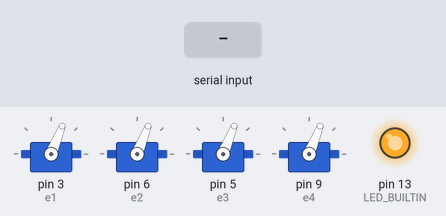
Simulated run of this sketch. Board: Arduino Uno, built with avr-gcc and run on an emulated ATmega328P. Shown: 4 × servo, output pins drawn as LEDs (lit = HIGH). The test bench sets the inputs (shaded band).

Above: at 14.2 s.
14.3 s: "90,45\n" received over Serial
At 15.1 s:
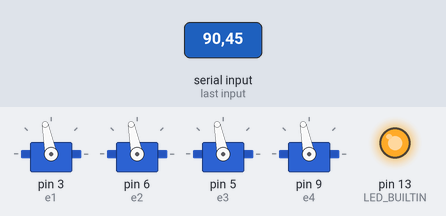
16.8 s: "30,150\n" received over Serial
At 17.2 s:
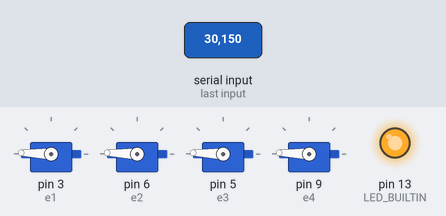
19.3 s: "200\n" received over Serial
At 21.1 s:
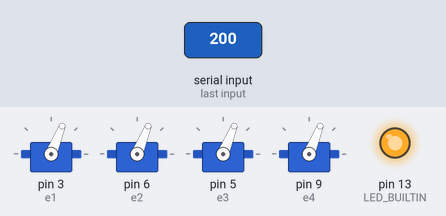
Timing chart, 0 to 22.6 s (numbered marks = the images above; inputs shaded):
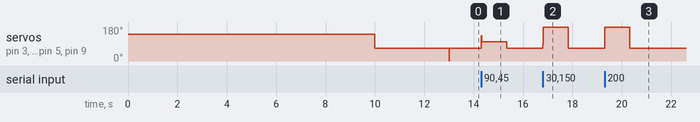

The sketch:

motorcalibration.ino
```cpp
#include <Servo.h>


long value = 0; // set values you need to zero
long val = 0;

Servo e1, e2, e3, e4; //Create as much as Servoobject you want. You can controll 2 or more Servos at the same time

void setup() {

  pinMode(LED_BUILTIN, OUTPUT);
  Serial.begin(9600);    // start serial at 9600 baud
  e1.attach(3);    // attached to pin 9 I just do this with 1 Servo
  e2.attach(6);
  e3.attach(5);
  e4.attach(9);
  digitalWrite(LED_BUILTIN, HIGH);
  e1.write(2000);   //throttle high
  e2.write(2000);
  e3.write(2000);
  e4.write(2000);
  delay(10000);
  e1.write(1250);   //throttle low
  e2.write(1250);
  e3.write(1250);
  e4.write(1250);
  delay(3000);

}

void loop() {

//First connect your ESC WITHOUT Arming. Then Open Serial and follo Instructions

  e1.writeMicroseconds(value);
  e2.writeMicroseconds(value);
  e3.writeMicroseconds(value);
  e4.writeMicroseconds(value);
  delay(15);
  if(Serial.available())
    val = Serial.parseInt();    // Parse an Integer from Serial
    value = map(val, 0, 100, 1250, 2000);

}
```

Measured:
- after the input at 14.3 s, servo on pin 3 (e1), servo on pin 6 (e2), servo on pin 5 (e3), servo on pin 9 (e4): 68° → 101° at once, → 68° 1.0 s later
- after the input at 16.8 s, servo on pin 3 (e1), servo on pin 6 (e2), servo on pin 5 (e3), servo on pin 9 (e4): 68° → 178° at once, → 68° 1.0 s later
- after the input at 19.3 s, servo on pin 3 (e1), servo on pin 6 (e2), servo on pin 5 (e3), servo on pin 9 (e4): 68° → 180° at once, → 68° 1.0 s later
